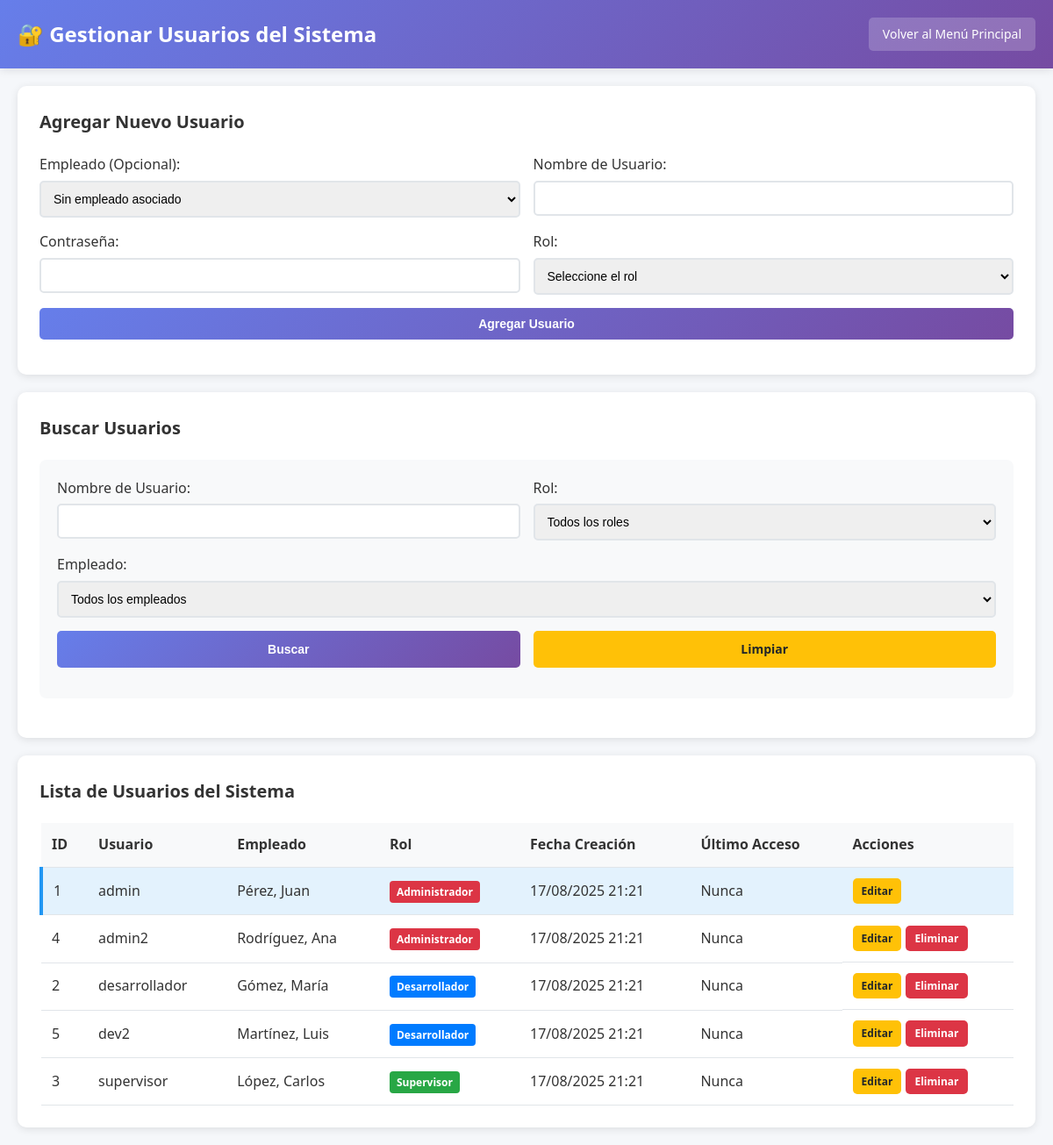
The page /crud_usuarios.php (signed in) on the database its author committed.
### tables this page shows
CREATE TABLE Usuario (
    usuario_id INT AUTO_INCREMENT PRIMARY KEY,
    empleado_id INT UNIQUE,
    username VARCHAR(50) UNIQUE NOT NULL,
    password_hash VARCHAR(255) NOT NULL,
    rol ENUM('Administrador', 'Desarrollador', 'Supervisor') NOT NULL,
    fecha_creacion DATETIME NOT NULL DEFAULT CURRENT_TIMESTAMP,
    ultimo_acceso DATETIME,
    FOREIGN KEY (empleado_id) REFERENCES Empleado(empleado_id) ON DELETE CASCADE
);

CREATE TABLE Empleado (
    empleado_id INT AUTO_INCREMENT PRIMARY KEY,
    sucursal_id INT NOT NULL,
    nombre VARCHAR(100) NOT NULL,
    apellido VARCHAR(100) NOT NULL,
    puesto VARCHAR(50) NOT NULL,
    telefono VARCHAR(15),
    email VARCHAR(100) UNIQUE,
    fecha_contratacion DATE NOT NULL,
    FOREIGN KEY (sucursal_id) REFERENCES Sucursal(sucursal_id) ON DELETE CASCADE
);

### config.php (called while the page is built, shortened)
<?php
function tienePermiso($rol, $accion, $tabla) {
    $matrizPermisos = [
        'Administrador' => [
            'Sucursal' => ['C', 'R', 'U', 'D'],
            'Empleado' => ['C', 'R', 'U', 'D'],
            'Cliente' => ['C', 'R', 'U', 'D'],
            'Cuenta' => ['C', 'R', 'U', 'D'],
            'Transaccion' => ['C', 'R', 'U', 'D'],
            'Prestamo' => ['C', 'R', 'U', 'D'],
            'TarjetaCredito' => ['C', 'R', 'U', 'D'],
            'Usuario' => ['C', 'R', 'U', 'D']
        ],
        'Desarrollador' => [
            'Cuenta' => ['C', 'R', 'U', 'D'],
            'Transaccion' => ['C', 'R', 'U', 'D'],
            'TarjetaCredito' => ['C', 'R', 'U', 'D'],
            'Cliente' => ['R'],
            'Empleado' => ['R']
        ],
        'Supervisor' => [
            'Cuenta' => ['R'],
            'Transaccion' => ['R'],
            'Prestamo' => ['R'],
            'TarjetaCredito' => ['R'],
            'Cliente' => ['R']
        ]
    ];
    return isset($matrizPermisos[$rol][$tabla]) && in_array($accion, $matrizPermisos[$rol][$tabla]);
}
?>

### crud_usuarios.php (the view, shortened to what this page needs)
<?php
require_once 'config.php';
$rol = $_SESSION['rol'];
$where_clause = "1=1";
$usuario_editar = null;
$sql = "SELECT u.*,
               e.nombre as empleado_nombre, e.apellido as empleado_apellido
        FROM Usuario u
        LEFT JOIN Empleado e ON u.empleado_id = e.empleado_id
        WHERE $where_clause ORDER BY u.username";
$stmt = $conn->prepare($sql);
$stmt->execute();
$result = $stmt->get_result();
$usuarios = $result->fetch_all(MYSQLI_ASSOC);
?>
<!DOCTYPE html>
<html lang="es">
<head>
</head>
<body>
    <div class="header">
        <div class="header-content">
            <h1>🔐 Gestionar Usuarios del Sistema</h1>
            <a href="index.php" class="back-btn">Volver al Menú Principal</a>
        </div>
    </div>
    <div class="container">
        <?php if (tienePermiso($rol, 'C', 'Usuario') || tienePermiso($rol, 'U', 'Usuario')): ?>
        <div class="form-section">
            <h2><?php echo $usuario_editar ? 'Editar Usuario' : 'Agregar Nuevo Usuario'; ?></h2>
            <form method="POST">
                <div class="form-row">
                    <div class="form-group">
                        <label for="empleado_id">Empleado (Opcional):</label>
                        <select id="empleado_id" name="empleado_id">
                            <option value="">Sin empleado asociado</option>
                        </select>
                    </div>
                    <div class="form-group">
                        <label for="username">Nombre de Usuario:</label>
                        <input type="text" id="username" name="username" value="<?php echo $usuario_editar ? htmlspecialchars($usuario_editar['username']) : ''; ?>" required>
                    </div>
                </div>
                <div class="form-row">
                    <div class="form-group">
                        <label for="password">Contraseña:</label>
                        <input type="password" id="password" name="password" <?php echo !$usuario_editar ? 'required' : ''; ?>>
                    </div>
                    <div class="form-group">
                        <label for="rol">Rol:</label>
                        <select id="rol" name="rol" required>
                            <option value="">Seleccione el rol</option>
                        </select>
                    </div>
                </div>
                <div class="form-row">
                    <?php if ($usuario_editar): ?>
                        <button type="submit" name="editar" class="btn btn-primary">Actualizar Usuario</button>
                        <a href="crud_usuarios.php" class="btn btn-warning">Cancelar</a>
                    <?php else: ?>
                        <button type="submit" name="agregar" class="btn btn-primary">Agregar Usuario</button>
                    <?php endif; ?>
                </div>
            </form>
        </div>
        <?php endif; ?>
        <div class="form-section">
            <h2>Buscar Usuarios</h2>
            <form method="POST" class="search-form">
                <div class="form-row">
                    <div class="form-group">
                        <label for="username_buscar">Nombre de Usuario:</label>
                        <input type="text" id="username_buscar" name="username" value="<?php echo isset($_POST['username']) ? htmlspecialchars($_POST['username']) : ''; ?>">
                    </div>
                    <div class="form-group">
                        <label for="rol_buscar">Rol:</label>
                        <select id="rol_buscar" name="rol">
                            <option value="">Todos los roles</option>
                        </select>
                    </div>
                </div>
                <div class="form-row">
                    <div class="form-group">
                        <label for="empleado_id_buscar">Empleado:</label>
                        <select id="empleado_id_buscar" name="empleado_id">
                            <option value="">Todos los empleados</option>
                        </select>
                    </div>
                </div>
                <div class="form-row">
                    <button type="submit" name="buscar" class="btn btn-primary">Buscar</button>
                    <a href="crud_usuarios.php" class="btn btn-warning">Limpiar</a>
                </div>
            </form>
        </div>
        <div class="table-section">
            <h2>Lista de Usuarios del Sistema</h2>
            <table>
                <thead>
                    <tr>
                        <th>ID</th>
                        <th>Usuario</th>
                        <th>Empleado</th>
                        <th>Rol</th>
                        <th>Fecha Creación</th>
                        <th>Último Acceso</th>
                        <th>Acciones</th>
                    </tr>
                </thead>
                <tbody>
                    <?php if (empty($usuarios)): ?>
                        <tr>
                            <td colspan="7" style="text-align: center; color: #666;">No se encontraron usuarios.</td>
                        </tr>
                    <?php else: ?>
                        <?php foreach ($usuarios as $usuario): ?>
                            <tr class="<?php echo ($usuario['usuario_id'] == $_SESSION['usuario_id']) ? 'current-user' : ''; ?>">
                                <td><?php echo htmlspecialchars($usuario['usuario_id']); ?></td>
                                <td><?php echo htmlspecialchars($usuario['username']); ?></td>
                                <td><?php echo $usuario['empleado_nombre'] ? htmlspecialchars($usuario['empleado_apellido'] . ', ' . $usuario['empleado_nombre']) : 'Sin empleado'; ?></td>
                                <td>
                                    <span class="rol-<?php echo strtolower($usuario['rol']); ?>">
                                        <?php echo htmlspecialchars($usuario['rol']); ?>
                                    </span>
                                </td>
                                <td><?php echo htmlspecialchars(date('d/m/Y H:i', strtotime($usuario['fecha_creacion']))); ?></td>
                                <td><?php echo $usuario['ultimo_acceso'] ? htmlspecialchars(date('d/m/Y H:i', strtotime($usuario['ultimo_acceso']))) : 'Nunca'; ?></td>
                                <td class="actions">
                                    <?php if (tienePermiso($rol, 'U', 'Usuario')): ?>
                                        <a href="?editar=<?php echo $usuario['usuario_id']; ?>" class="btn btn-warning btn-sm">Editar</a>
                                    <?php endif; ?>
                                    <?php if (tienePermiso($rol, 'D', 'Usuario') && $usuario['usuario_id'] != $_SESSION['usuario_id']): ?>
                                        <a href="?eliminar=<?php echo $usuario['usuario_id']; ?>" class="btn btn-danger btn-sm" onclick="return confirm('¿Está seguro de que desea eliminar este usuario?')">Eliminar</a>
                                    <?php endif; ?>
                                </td>
                            </tr>
                        <?php endforeach; ?>
                    <?php endif; ?>
                </tbody>
            </table>
        </div>
    </div>
</body>
</html>

### crud_usuarios.php (style rules this page uses)
* { margin: 0; padding: 0; box-sizing: border-box; }
body { font-family: 'Segoe UI', Tahoma, Geneva, Verdana, sans-serif; background: #f5f7fa; color: #333; line-height: 1.6; }
.header { background: linear-gradient(135deg, #667eea 0%, #764ba2 100%); color: white; padding: 20px 0; box-shadow: 0 2px 10px rgba(0,0,0,0.1); }
.header-content { max-width: 1200px; margin: 0 auto; padding: 0 20px; display: flex; justify-content: space-between; align-items: center; }
.header h1 { font-size: 24px; font-weight: 600; }
.back-btn { background: rgba(255,255,255,0.2); color: white; border: none; padding: 8px 16px; border-radius: 5px; cursor: pointer; text-decoration: none; font-size: 14px; transition: background 0.3s ease; }
.container { max-width: 1200px; margin: 0 auto; padding: 20px; }
.form-section { background: white; padding: 25px; border-radius: 10px; box-shadow: 0 2px 10px rgba(0,0,0,0.1); margin-bottom: 20px; }
.form-section h2 { color: #333; margin-bottom: 20px; font-size: 20px; }
.form-row { display: grid; grid-template-columns: repeat(auto-fit, minmax(250px, 1fr)); gap: 15px; margin-bottom: 15px; }
.form-group { display: flex; flex-direction: column; }
.form-group label { margin-bottom: 5px; font-weight: 500; color: #333; }
.form-group input, .form-group select { padding: 10px; border: 2px solid #e1e5e9; border-radius: 5px; font-size: 14px; transition: border-color 0.3s ease; }
.btn { padding: 10px 20px; border: none; border-radius: 5px; cursor: pointer; font-size: 14px; font-weight: 600; transition: all 0.3s ease; text-decoration: none; display: inline-block; text-align: center; }
.btn-primary { background: linear-gradient(135deg, #667eea 0%, #764ba2 100%); color: white; }
.btn-danger { background: #dc3545; color: white; }
.btn-warning { background: #ffc107; color: #212529; }
.table-section { background: white; padding: 25px; border-radius: 10px; box-shadow: 0 2px 10px rgba(0,0,0,0.1); }
.table-section h2 { color: #333; margin-bottom: 20px; font-size: 20px; }
.search-form { background: #f8f9fa; padding: 20px; border-radius: 8px; margin-bottom: 20px; }
table { width: 100%; border-collapse: collapse; margin-top: 20px; }
th, td { padding: 12px; text-align: left; border-bottom: 1px solid #e1e5e9; }
th { background: #f8f9fa; font-weight: 600; color: #333; }
.actions { display: flex; gap: 5px; }
.btn-sm { padding: 5px 10px; font-size: 12px; }
.rol-administrador { background: #dc3545; color: white; padding: 4px 8px; border-radius: 4px; font-size: 12px; font-weight: 600; }
.rol-desarrollador { background: #007bff; color: white; padding: 4px 8px; border-radius: 4px; font-size: 12px; font-weight: 600; }
.rol-supervisor { background: #28a745; color: white; padding: 4px 8px; border-radius: 4px; font-size: 12px; font-weight: 600; }
.current-user { background: #e3f2fd; border-left: 4px solid #2196f3; }

### rows shown on the page
usuario: usuario_id "1", username "admin", empleado.nombre "Pérez, Juan", rol "Administrador", fecha_creacion "17/08/2025 21:21", shows "Nunca"
usuario: usuario_id "4", username "admin2", empleado.nombre "Rodríguez, Ana", rol "Administrador", fecha_creacion "17/08/2025 21:21", shows "Nunca"
usuario: usuario_id "2", username "desarrollador", empleado.nombre "Gómez, María", rol "Desarrollador", fecha_creacion "17/08/2025 21:21", shows "Nunca"
usuario: usuario_id "5", username "dev2", empleado.nombre "Martínez, Luis", rol "Desarrollador", fecha_creacion "17/08/2025 21:21", shows "Nunca"
usuario: usuario_id "3", username "supervisor", empleado.nombre "López, Carlos", rol "Supervisor", fecha_creacion "17/08/2025 21:21", shows "Nunca"
